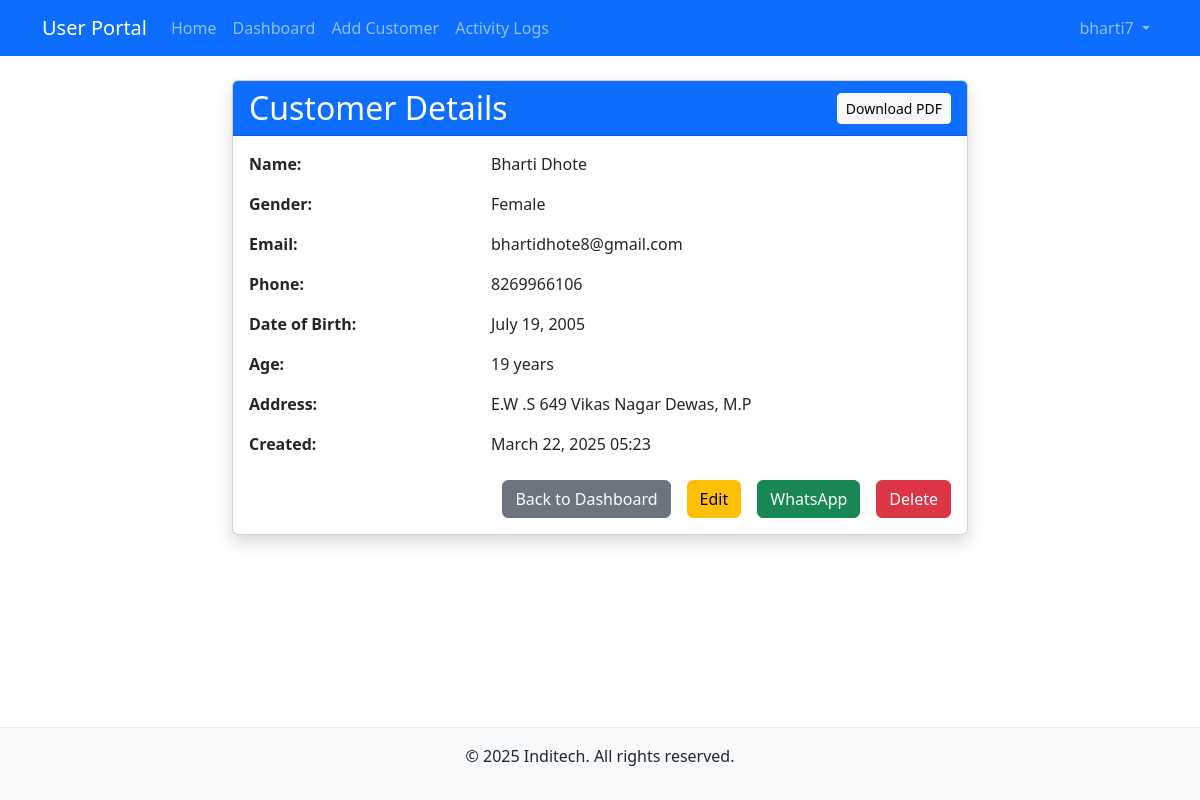
The page /portal/customer/7/ (signed in) on the database its author committed.
### customer_portal/models.py (models this page shows, shortened)
class Customer(models.Model):
    GENDER_CHOICES = (
        ('male', 'Male'),
        ('female', 'Female'),
        ('other', 'Other'),
    )
    first_name = models.CharField(max_length=50)
    middle_name = models.CharField(max_length=50, blank=True, null=True)
    last_name = models.CharField(max_length=50)
    gender = models.CharField(max_length=10, choices=GENDER_CHOICES)
    date_of_birth = models.DateField()
    email = models.EmailField()
    phone = models.CharField(max_length=20)
    address = models.TextField()
    created_by = models.ForeignKey(User, on_delete=models.CASCADE, related_name='customers')
    created_at = models.DateTimeField(auto_now_add=True)
    updated_at = models.DateTimeField(auto_now=True)
    pdf_file = models.FileField(upload_to='pdfs/', blank=True, null=True)
    def get_full_name(self):
        if self.middle_name:
            return f"{self.first_name} {self.middle_name} {self.last_name}"
        return f"{self.first_name} {self.last_name}"
    def get_age(self):
        today = date.today()
        born = self.date_of_birth
        return today.year - born.year - ((today.month, today.day) < (born.month, born.day))

### customer_portal/views.py (the view)
# urls.py: path('customer/<int:pk>/', views.customer_detail, name='customer_detail'),
@login_required
def customer_detail(request, pk):
    customer = get_object_or_404(Customer, pk=pk, created_by=request.user)
    return render(request, 'customer_portal/customer_detail.html', {'customer': customer})

### customer_portal/context_processors.py (called while the page is built)
def company_info(request):
    return {
        'company_name': settings.COMPANY_NAME,
        'portal_name': settings.PORTAL_NAME,
    }

### templates/customer_portal/customer_detail.html (shortened to what this page needs)
{% extends 'base.html' %}
{% block content %}
<div class="row justify-content-center">
    <div class="col-md-8">
        <div class="card shadow">
            <div class="card-header bg-primary text-white d-flex justify-content-between align-items-center">
                <h2 class="mb-0">Customer Details</h2>
                <div>
                    <a href="{% url 'download_pdf' customer.id %}" class="btn btn-light btn-sm">Download PDF</a>
                </div>
            </div>
            <div class="card-body">
                <div class="row mb-3">
                    <div class="col-md-4 fw-bold">Name:</div>
                    <div class="col-md-8">{{ customer.get_full_name }}</div>
                </div>
                <div class="row mb-3">
                    <div class="col-md-4 fw-bold">Gender:</div>
                    <div class="col-md-8">{{ customer.get_gender_display }}</div>
                </div>
                <div class="row mb-3">
                    <div class="col-md-4 fw-bold">Email:</div>
                    <div class="col-md-8">{{ customer.email }}</div>
                </div>
                <div class="row mb-3">
                    <div class="col-md-4 fw-bold">Phone:</div>
                    <div class="col-md-8">{{ customer.phone }}</div>
                </div>
                <div class="row mb-3">
                    <div class="col-md-4 fw-bold">Date of Birth:</div>
                    <div class="col-md-8">{{ customer.date_of_birth|date:"F d, Y" }}</div>
                </div>
                <div class="row mb-3">
                    <div class="col-md-4 fw-bold">Age:</div>
                    <div class="col-md-8">{{ customer.get_age }} years</div>
                </div>
                <div class="row mb-3">
                    <div class="col-md-4 fw-bold">Address:</div>
                    <div class="col-md-8">{{ customer.address }}</div>
                </div>
                <div class="row mb-3">
                    <div class="col-md-4 fw-bold">Created:</div>
                    <div class="col-md-8">{{ customer.created_at|date:"F d, Y H:i" }}</div>
                </div>
                <div class="d-grid gap-2 d-md-flex justify-content-md-end mt-4">
                    <a href="{% url 'dashboard' %}" class="btn btn-secondary me-md-2">Back to Dashboard</a>
                    <a href="{% url 'edit_customer' customer.id %}" class="btn btn-warning me-md-2">Edit</a>
                    <a href="{% url 'send_whatsapp' customer.id %}" class="btn btn-success me-md-2" target="_blank">
                         WhatsApp
                    </a>
                    <a href="{% url 'delete_customer' customer.id %}" class="btn btn-danger">Delete</a>
                </div>
            </div>
        </div>
    </div>
</div>
{% endblock %}

### templates/base.html (shortened to what this page needs)
<!DOCTYPE html>
<html lang="en">
<head>
    <link href="https://cdn.jsdelivr.net/npm/bootstrap@5.3.0-alpha1/dist/css/bootstrap.min.css" rel="stylesheet">
    {% load static %}
</head>
<body>
    <nav class="navbar navbar-expand-lg navbar-dark bg-primary fixed-top">
        <div class="container">
            <a class="navbar-brand" href="{% url 'home' %}">{{ portal_name }}</a>
            <div class="collapse navbar-collapse" id="navbarNav">
                <ul class="navbar-nav me-auto">
                    <li class="nav-item">
                        <a class="nav-link" href="{% url 'home' %}">Home</a>
                    </li>
                    {% if user.is_authenticated %}
                    <li class="nav-item">
                        <a class="nav-link" href="{% url 'dashboard' %}">Dashboard</a>
                    </li>
                    <li class="nav-item">
                        <a class="nav-link" href="{% url 'add_customer' %}">Add Customer</a>
                    </li>
                    <li class="nav-item">
                        <a class="nav-link" href="{% url 'admin_logs' %}">Activity Logs</a>
                    </li>
                    {% endif %}
                </ul>
                <ul class="navbar-nav">
                    {% if user.is_authenticated %}
                    <li class="nav-item dropdown">
                        <a class="nav-link dropdown-toggle" href="#" id="navbarDropdown" role="button" data-bs-toggle="dropdown">
                            {{ user.username|default:user.email }}
                        </a>
                    </li>
                    {% endif %}
                </ul>
            </div>
        </div>
    </nav>
    <div class="content">
        <div class="container mt-4">
            {% block content %}{% endblock %}
        </div>
    </div>
    <footer class="footer">
        <div class="container text-center">
            <p>&copy; {% now "Y" %} {{ company_name }}. All rights reserved.</p>
        </div>
    </footer>
</body>
</html>

### templates/base.html (style rules this page uses)
body { padding-top: 56px; min-height: 100vh; display: flex; flex-direction: column; }
.content { flex: 1; }
.footer { margin-top: auto; padding: 1rem 0; background-color: #f8f9fa; border-top: 1px solid #e9ecef; }

### rows shown on the page
Customer: get_full_name "Bharti Dhote", gender "Female", email "bhartidhote8@gmail.com", phone "8269966106", date_of_birth "July 19, 2005", get_age "19", address "E.W .S 649 Vikas Nagar Dewas, M.P", created_at "March 22, 2025 05:23"

### other values the page prints
{{ portal_name }} "User Portal"
{{ user.username|default:user.email }} "bharti7"
{{ company_name }} "Inditech"
